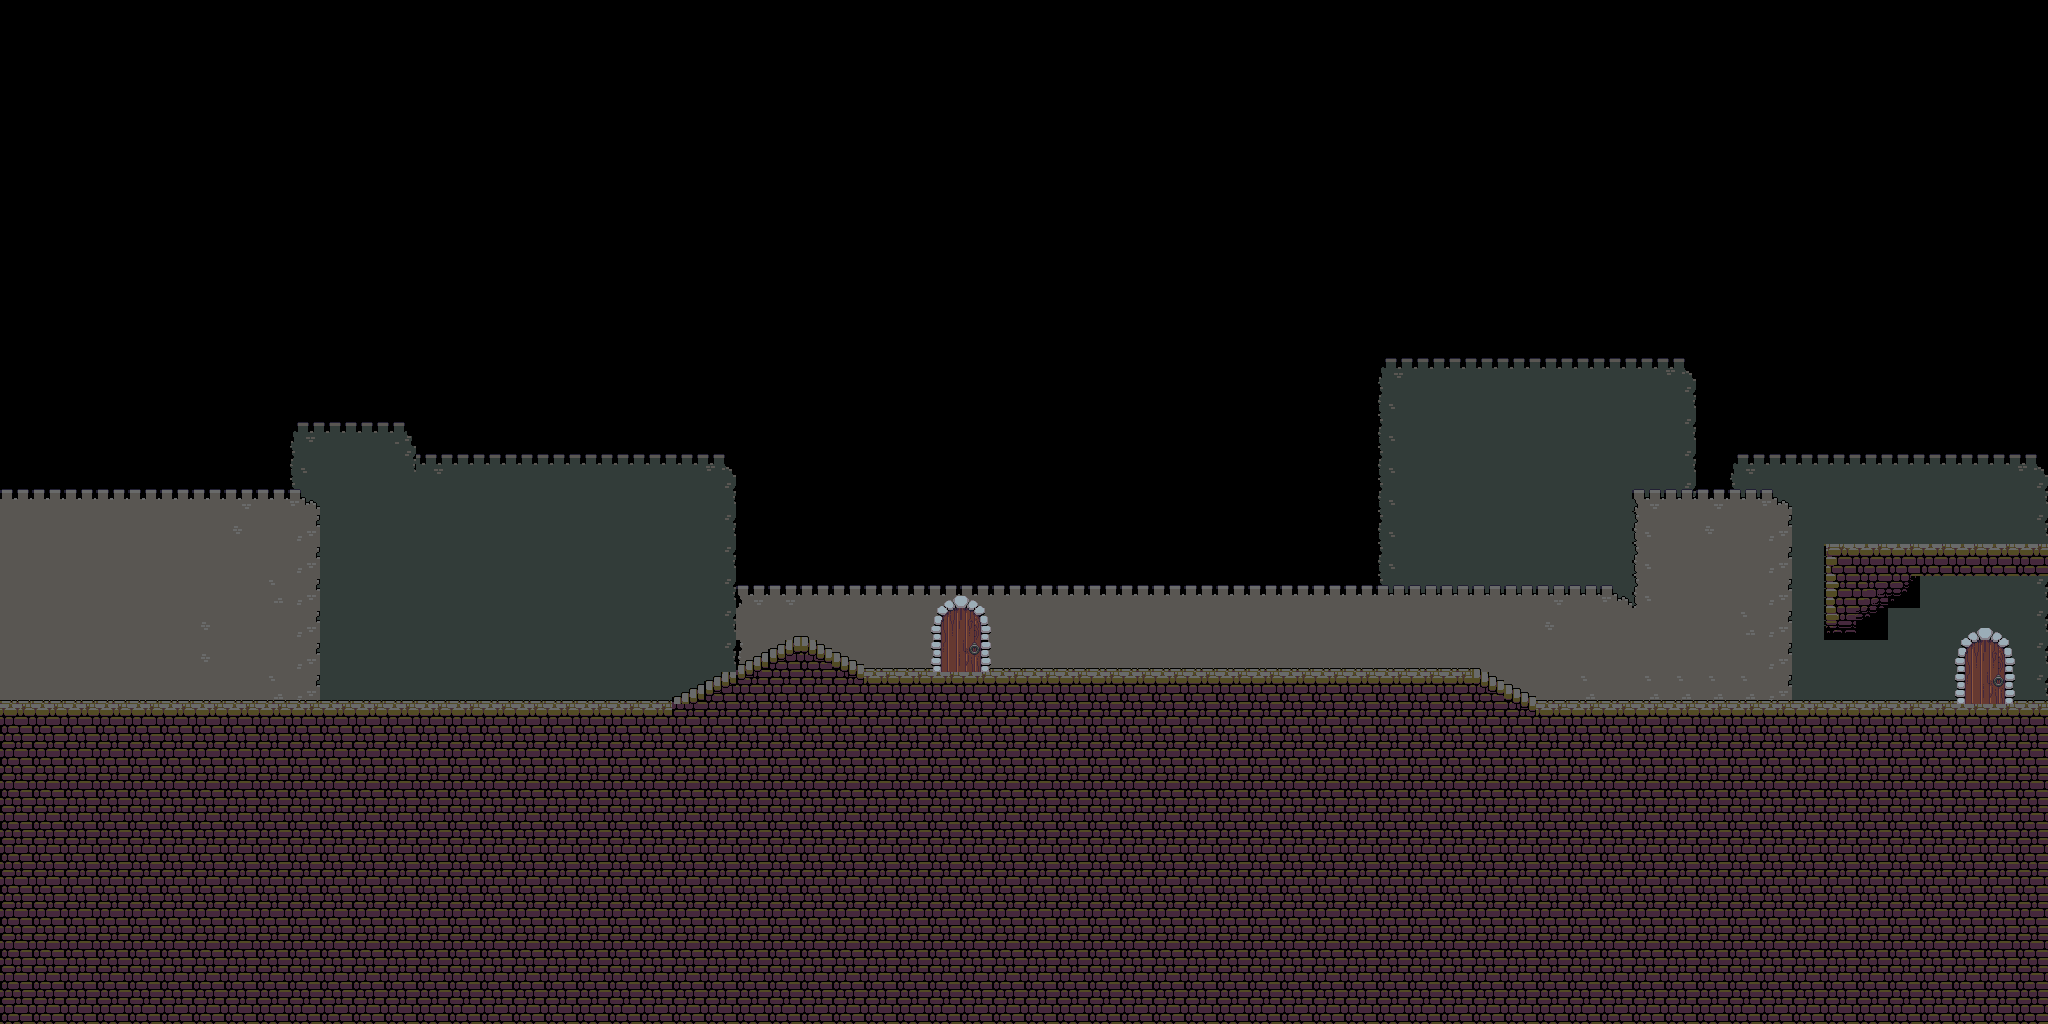

A level layout from a 2D game, rendered from its tile map. Below: a short description, then the map file with tile-grid data replaced by summaries:
An orthogonal 64x32 tile map with 32x32 px tiles, 4 tile layers (bg3, bg2, bg, fg), 3 hidden layers not drawn, 3 tilesets and 28 objects (3x exit, 3x entrance, 3x hive, 2x zone, guide, ...).

<map version="1.2" tiledversion="1.3.1" orientation="orthogonal" renderorder="right-down" compressionlevel="0" width="64" height="32" tilewidth="32" tileheight="32" infinite="0" nextlayerid="30" nextobjectid="90">
 <editorsettings>
  <export target="../assets/world/map1_32ts.json" format="json" />
 </editorsettings>
 <tileset firstgid="1" name="32Tileset" tilewidth="32" tileheight="32" spacing="2" tilecount="851" columns="37">
  <image source="../assets/world/oldTileset32.png" width="1280" height="800" />
 </tileset>
 <tileset firstgid="852" name="collision" tilewidth="32" tileheight="32" tilecount="36" columns="6">
  <image source="map_collision.png" width="192" height="192" />
  <tile id="0">
   <properties>
    <property name="collides" type="bool" value="true" />
   </properties>
   <objectgroup draworder="index">
    <object id="1" x="0" y="0" width="32" height="32" />
   </objectgroup>
  </tile>
  <tile id="1">
   <properties>
    <property name="collides" type="bool" value="true" />
   </properties>
   <objectgroup draworder="index">
    <object id="1" x="0" y="32">
     <polygon points="0,0 32,-32 32,0" />
    </object>
   </objectgroup>
  </tile>
  <tile id="2">
   <properties>
    <property name="collides" type="bool" value="true" />
   </properties>
   <objectgroup draworder="index">
    <object id="1" x="0" y="0">
     <polygon points="0,0 32,32 0,32" />
    </object>
   </objectgroup>
  </tile>
  <tile id="3">
   <properties>
    <property name="collides" type="bool" value="true" />
   </properties>
   <objectgroup draworder="index">
    <object id="1" x="0" y="32">
     <polygon points="0,0 32,0 32,-16" />
    </object>
   </objectgroup>
  </tile>
  <tile id="4">
   <properties>
    <property name="collides" type="bool" value="true" />
   </properties>
  </tile>
  <tile id="5">
   <properties>
    <property name="collides" type="bool" value="true" />
   </properties>
  </tile>
  <tile id="6">
   <properties>
    <property name="collides" type="bool" value="true" />
   </properties>
   <objectgroup draworder="index">
    <object id="1" x="0" y="32">
     <polygon points="0,0 32,0 32,0 0,-16" />
    </object>
   </objectgroup>
  </tile>
  <tile id="7">
   <properties>
    <property name="collides" type="bool" value="true" />
   </properties>
  </tile>
  <tile id="8">
   <properties>
    <property name="collides" type="bool" value="true" />
   </properties>
  </tile>
  <tile id="9">
   <properties>
    <property name="collides" type="bool" value="true" />
   </properties>
  </tile>
  <tile id="10">
   <properties>
    <property name="collides" type="bool" value="true" />
   </properties>
  </tile>
  <tile id="11">
   <properties>
    <property name="collides" type="bool" value="true" />
   </properties>
  </tile>
  <tile id="12">
   <properties>
    <property name="collides" type="bool" value="true" />
   </properties>
   <objectgroup draworder="index">
    <object id="1" x="32" y="0">
     <polygon points="0,0 0,32 -32,32 -31.9961,15.9805" />
    </object>
   </objectgroup>
  </tile>
  <tile id="13">
   <properties>
    <property name="collides" type="bool" value="true" />
   </properties>
   <objectgroup draworder="index">
    <object id="1" x="0" y="0">
     <polygon points="0,0 32.0071,16.2025 32,32 0,32" />
    </object>
   </objectgroup>
  </tile>
  <tile id="14">
   <properties>
    <property name="collides" type="bool" value="true" />
   </properties>
  </tile>
  <tile id="15">
   <properties>
    <property name="collides" type="bool" value="true" />
   </properties>
  </tile>
  <tile id="16">
   <properties>
    <property name="collides" type="bool" value="true" />
   </properties>
  </tile>
  <tile id="17">
   <properties>
    <property name="collides" type="bool" value="true" />
   </properties>
  </tile>
  <tile id="18">
   <properties>
    <property name="collides" type="bool" value="true" />
   </properties>
  </tile>
  <tile id="19">
   <properties>
    <property name="collides" type="bool" value="true" />
   </properties>
  </tile>
  <tile id="20">
   <properties>
    <property name="collides" type="bool" value="true" />
   </properties>
  </tile>
  <tile id="21">
   <properties>
    <property name="collides" type="bool" value="true" />
   </properties>
  </tile>
  <tile id="22">
   <properties>
    <property name="collides" type="bool" value="true" />
   </properties>
  </tile>
  <tile id="23">
   <properties>
    <property name="collides" type="bool" value="true" />
   </properties>
  </tile>
  <tile id="24">
   <properties>
    <property name="collides" type="bool" value="true" />
   </properties>
  </tile>
  <tile id="25">
   <properties>
    <property name="collides" type="bool" value="true" />
   </properties>
  </tile>
  <tile id="26">
   <properties>
    <property name="collides" type="bool" value="true" />
   </properties>
  </tile>
  <tile id="27">
   <properties>
    <property name="collides" type="bool" value="true" />
   </properties>
  </tile>
  <tile id="28">
   <properties>
    <property name="collides" type="bool" value="true" />
   </properties>
  </tile>
  <tile id="29">
   <properties>
    <property name="collides" type="bool" value="true" />
   </properties>
  </tile>
 </tileset>
 <tileset firstgid="888" name="32Castle" tilewidth="32" tileheight="32" spacing="2" tilecount="225" columns="15">
  <image source="../assets/world/tile_castle_grey_extruded.png" width="510" height="510" />
 </tileset>
 <layer id="29" name="bg3" width="64" height="32">
  <data>[2048 cells, 270 non-empty, 8 distinct tile ids]</data>
 </layer>
 <layer id="28" name="bg2" width="64" height="32">
  <data>[2048 cells, 217 non-empty, 9 distinct tile ids]</data>
 </layer>
 <layer id="26" name="bg" width="64" height="32">
  <data>[2048 cells, 742 non-empty, 17 distinct tile ids]</data>
 </layer>
 <layer id="22" name="collision" width="64" height="32" visible="0">
  <data>[2048 cells, 0 non-empty, 0 distinct tile ids]</data>
 </layer>
 <layer id="27" name="fg" width="64" height="32">
  <data>[2048 cells, 12 non-empty, 6 distinct tile ids]</data>
 </layer>
 <layer id="24" name="fg_hidden" width="64" height="32" visible="0">
  <data>[2048 cells, 0 non-empty, 0 distinct tile ids]</data>
 </layer>
 <layer id="25" name="fg_breakable" width="64" height="32" visible="0">
  <data>[2048 cells, 0 non-empty, 0 distinct tile ids]</data>
 </layer>
 <objectgroup id="23" name="npcs">
  <object id="71" name="polaris" type="guide" x="704" y="576" width="32" height="32" />
  <object id="72" name="adult" type="idle" x="416" y="608" width="32" height="32" />
 </objectgroup>
 <objectgroup id="2" name="enemies" />
 <objectgroup id="3" name="spawns" />
 <objectgroup id="8" name="exit">
  <object id="10" name="west1" type="exit" x="0" y="576" width="16" height="96">
   <properties>
    <property name="targetExit" value="none" />
    <property name="targetMap" value="none" />
   </properties>
  </object>
  <object id="11" name="door1" type="entrance" x="944" y="640" width="32" height="32" />
  <object id="67" name="door1" type="exit" x="928" y="576" width="64" height="96">
   <properties>
    <property name="manualTrigger" type="bool" value="true" />
    <property name="targetExit" value="door1" />
    <property name="targetMap" value="map1a" />
   </properties>
  </object>
  <object id="68" name="west1" type="entrance" x="32" y="608" width="32" height="32" />
  <object id="69" name="door2" type="entrance" x="1968" y="672" width="32" height="32" />
  </objectgroup>
 <objectgroup id="10" name="triggers">
  <!-- 2 objects omitted --></objectgroup>
 <objectgroup id="9" name="objects">
  <!-- 3 objects omitted --></objectgroup>
 <objectgroup color="#00ff00" id="12" name="hulls">
  <!-- 8 objects omitted --></objectgroup>
</map>
<!-- 14 of 28 objects omitted -->
